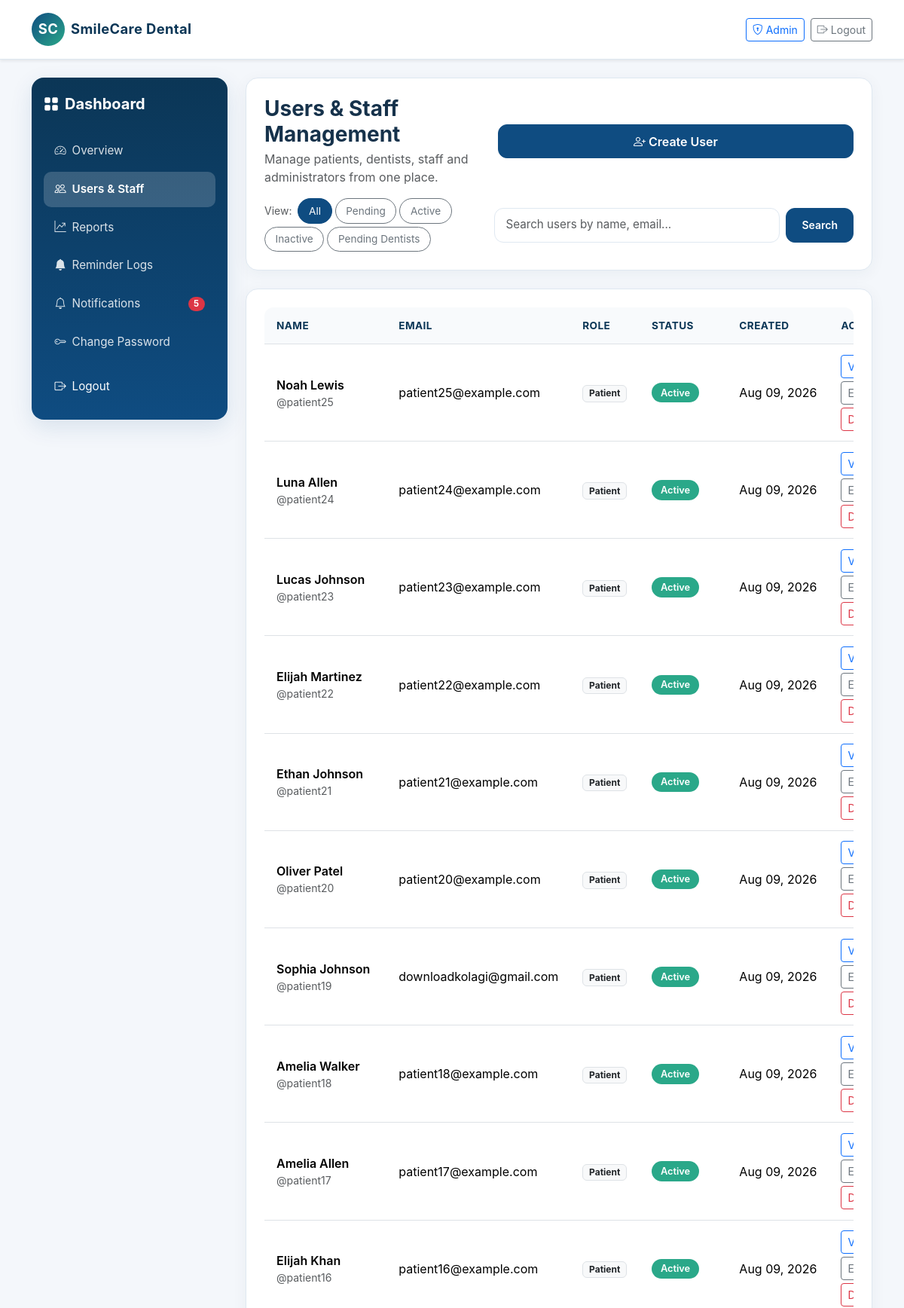
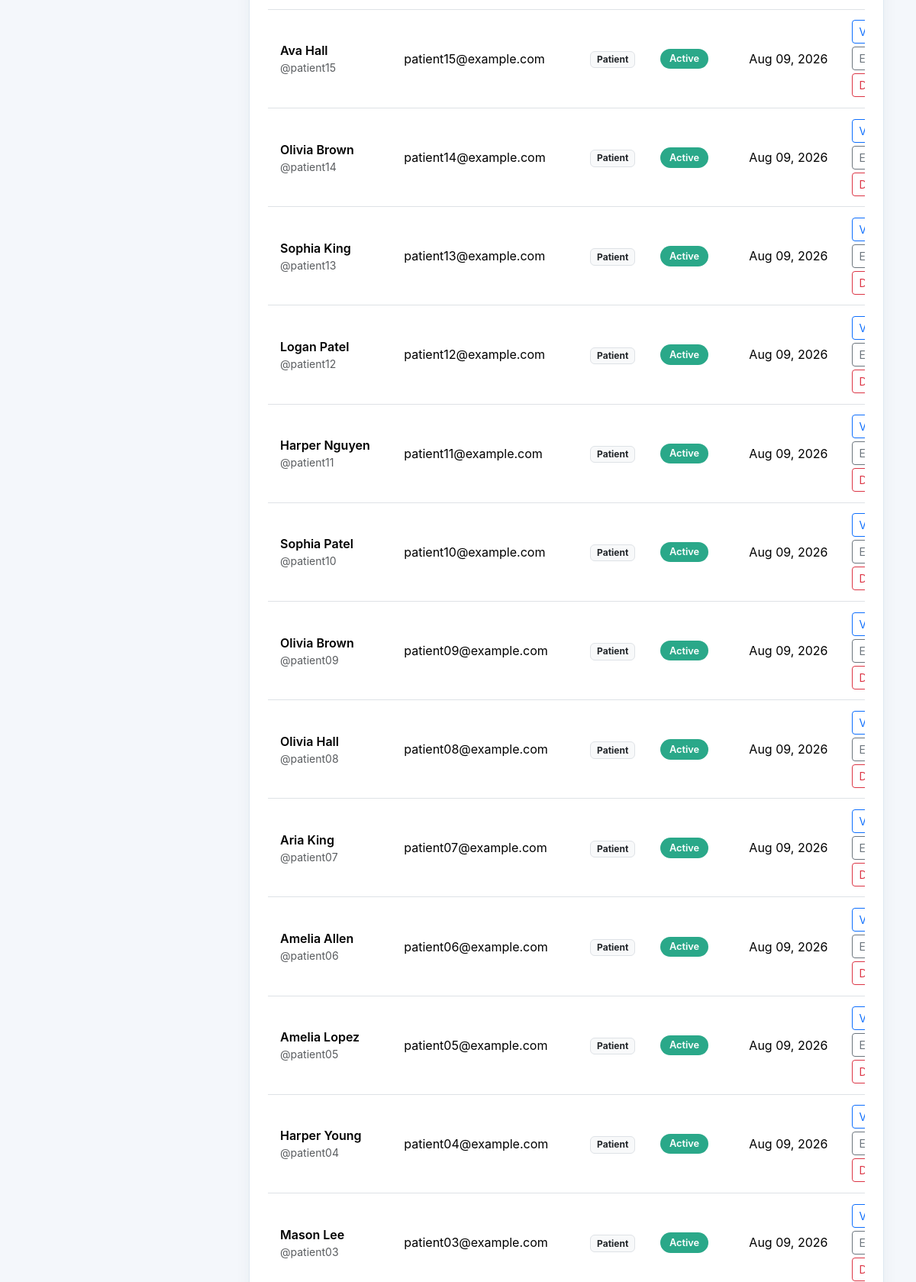
The page /dashboard/admin/users/ (signed in, upper part) on the database its author committed (2 pictures, top to bottom).
### accounts/models.py (models this page shows, shortened)
class User(AbstractUser):
    ROLE_CHOICES = (
        ('patient', 'Patient'),
        ('staff', 'Staff'),
        ('dentist', 'Dentist'),
        ('admin', 'Admin'),
    )
    ACCOUNT_STATUS_CHOICES = (
        ('pending', 'Pending'),
        ('approved', 'Approved'),
        ('rejected', 'Rejected'),
    )
    role = models.CharField(max_length=20, choices=ROLE_CHOICES, default='patient')
    phone = models.CharField(max_length=20, blank=True)
    account_status = models.CharField(max_length=20, choices=ACCOUNT_STATUS_CHOICES, default='approved')
    def is_patient(self):
        return self.role == 'patient'
    def is_staff_role(self):
        return self.role in {'staff', 'admin'}
    def is_dentist(self):
        return self.role == 'dentist'
    def is_admin(self):
        return self.role == 'admin'
    def is_dentist_approved(self):
        return self.is_dentist() and self.is_active and self.account_status == 'approved'
    def status_label(self):
        if not self.is_active:
            return 'Inactive'
        if self.role == 'dentist':
            return self.get_account_status_display()
        return 'Active'

### dashboard/views.py (the view, shortened to what this page needs)
# urls.py: path('dashboard/admin/users/', admin_users, name='admin_users'),
@login_required
def admin_users(request):
    if not request.user.is_admin():
        return render(request, 'dashboard/access_denied.html')
    tab = request.GET.get('tab', 'all')
    q = request.GET.get('q', '').strip()
    queryset = User.objects.all().order_by('-date_joined')
    if tab == 'pending':
        queryset = queryset.filter(is_active=False)
    elif tab == 'active':
        queryset = queryset.filter(is_active=True)
    elif tab == 'inactive':
        queryset = queryset.filter(is_active=False)
    elif tab == 'pending_dentists':
        queryset = queryset.filter(role='dentist', account_status='pending')
    users = list(queryset)
    dentist_profiles = Dentist.objects.filter(user__in=users)
    dentist_map = {dentist.user_id: dentist for dentist in dentist_profiles}
    for user in users:
        user.dentist_profile = dentist_map.get(user.pk)
    context = {'users': users, 'tab': tab, 'q': q}
    return render(request, 'dashboard/admin_users.html', context)

### reminders/templatetags/notifications_tags.py (called while the page is built)
@register.simple_tag(takes_context=True)
def unread_notifications_count(context):
    request = context.get('request')
    if not request or not request.user.is_authenticated:
        return 0
    return Notification.objects.filter(user=request.user, is_read=False).count()

### templates/dashboard/admin_users.html (shortened to what this page needs)
{% extends 'base.html' %}
{% block content %}
<div class="dashboard-shell">
    {% include 'dashboard/_sidebar.html' %}
    <div class="main-panel">
        <div class="card-soft p-3 p-md-4 mb-4">
            <div class="d-flex flex-column flex-md-row justify-content-between align-items-start align-items-md-center gap-3 mb-3">
                <div>
                    <h3 class="fw-bold mb-1">Users & Staff Management</h3>
                    <p class="text-muted mb-0">Manage patients, dentists, staff and administrators from one place.</p>
                </div>
                <a class="btn btn-primary w-100 w-md-auto" href="{% url 'admin_create_user' %}">
                    <i class="bi bi-person-plus me-1"></i>Create User
                </a>
            </div>
            <div class="d-flex flex-column flex-lg-row align-items-start align-items-lg-center justify-content-between gap-3">
                <div class="admin-filter-bar d-flex flex-wrap gap-1 align-items-center">
                    <span class="text-muted small me-1">View:</span>
                    <a class="btn btn-outline-secondary btn-sm {% if tab == 'all' %}active{% endif %}" href="{% url 'admin_users' %}?tab=all{% if q %}&q={{ q }}{% endif %}">All</a>
                    <a class="btn btn-outline-secondary btn-sm {% if tab == 'pending' %}active{% endif %}" href="{% url 'admin_users' %}?tab=pending{% if q %}&q={{ q }}{% endif %}">Pending</a>
                    <a class="btn btn-outline-secondary btn-sm {% if tab == 'active' %}active{% endif %}" href="{% url 'admin_users' %}?tab=active{% if q %}&q={{ q }}{% endif %}">Active</a>
                    <a class="btn btn-outline-secondary btn-sm {% if tab == 'inactive' %}active{% endif %}" href="{% url 'admin_users' %}?tab=inactive{% if q %}&q={{ q }}{% endif %}">Inactive</a>
                    <a class="btn btn-outline-secondary btn-sm {% if tab == 'pending_dentists' %}active{% endif %}" href="{% url 'admin_users' %}?tab=pending_dentists{% if q %}&q={{ q }}{% endif %}">Pending Dentists</a>
                </div>
                <form method="get" class="d-flex w-100 w-lg-auto" style="min-width: 260px;">
                    <input class="form-control form-control-sm" type="search" name="q" placeholder="Search users by name, email..." value="{{ q }}">
                    <button class="btn btn-sm btn-primary ms-2" type="submit">Search</button>
                </form>
            </div>
        </div>
        <div class="card-soft p-3 p-md-4">
            <div class="table-responsive">
                <table class="table align-middle text-nowrap">
                    <thead>
                        <tr>
                            <th>Name</th>
                            <th>Email</th>
                            <th>Role</th>
                            <th>Status</th>
                            <th>Created</th>
                            <th>Actions</th>
                        </tr>
                    </thead>
                    <tbody>
                        {% for user in users %}
                        <tr>
                            <td>
                                <div class="fw-semibold">{{ user.get_full_name|default:user.username }}</div>
                                <div class="text-muted small">@{{ user.username }}</div>
                            </td>
                            <td>{{ user.email }}</td>
                            <td><span class="badge bg-light text-dark border">{{ user.get_role_display }}</span></td>
                            <td><span class="pill pill-success">{{ user.status_label }}</span></td>
                            <td>{{ user.date_joined|date:'M d, Y' }}</td>
                            <td>
                                <div class="d-flex flex-wrap gap-1">
                                    <a class="btn btn-sm btn-outline-primary" href="{% url 'admin_user_detail' user.pk %}">View</a>
                                    <a class="btn btn-sm btn-outline-secondary" href="{% url 'admin_edit_user' user.pk %}">Edit</a>
                                    <a class="btn btn-sm btn-outline-danger" data-swal-confirm href="{% url 'delete_user' user.pk %}" data-title="Delete User" data-text="This will permanently remove the user. Continue?" data-confirm-button-text="Delete">Delete</a>
                                </div>
                            </td>
                        </tr>
                        {% empty %}
                        <tr><td colspan="6"><div class="empty-state py-4">No users found.</div></td></tr>
                        {% endfor %}
                    </tbody>
                </table>
            </div>
        </div>
    </div>
</div>
{% endblock %}

### static/css/style.css (style rules this page uses)
:root { --primary: #0f4c81; --primary-dark: #0b3656; --accent: #2aa889; --warning: #f4a259; --danger: #d94b4b; --text: #16324b; --muted: #69819b; --bg: #f4f7fb; --card: #ffffff; --border: #dfe8f1; }
body { font-family: Inter, -apple-system, BlinkMacSystemFont, "Segoe UI", Roboto, sans-serif; color: var(--text); background: var(--bg); overflow-x: hidden; }
a { text-decoration: none; color: var(--primary); transition: color 0.2s ease; }
h3, .h3 { font-size: clamp(1.25rem, 2.5vw, 1.75rem); }
.dashboard-shell { display: flex; align-items: stretch; min-height: calc(100vh - 100px); gap: 1.5rem; }
.main-panel { flex: 1; min-width: 0; }
.card-soft { border: 1px solid var(--border); border-radius: 1rem; box-shadow: 0 4px 20px rgba(19,52,79,0.05); background: var(--card); transition: transform 0.2s ease, box-shadow 0.2s ease; }
.pill { display: inline-flex; align-items: center; gap: 0.35rem; padding: 0.35rem 0.75rem; border-radius: 999px; font-size: 0.8rem; font-weight: 600; line-height: 1.2; white-space: nowrap; }
.pill-success { background: #2aa889; color: #fff; }
.form-control, .form-select { border-color: var(--border); border-radius: 0.75rem; padding: 0.65rem 0.9rem; font-size: 0.95rem; min-height: 44px; }
.admin-filter-bar .btn { border-radius: 999px; padding: 0.35rem 0.85rem; font-size: 0.85rem; }
.admin-filter-bar .btn.active, .admin-filter-bar .btn:hover { background: var(--primary); color: #fff; border-color: var(--primary); }
.table-responsive { border-radius: 0.75rem; overflow-x: auto; -webkit-overflow-scrolling: touch; }
.table { margin-bottom: 0; }
.table thead th { color: var(--primary-dark); font-weight: 700; background-color: #f8fafc; border-bottom-width: 1px; font-size: 0.85rem; text-transform: uppercase; letter-spacing: 0.03em; padding: 0.85rem 1rem; }
.table td { padding: 0.85rem 1rem; vertical-align: middle; }
.btn-primary { background: var(--primary); border-color: var(--primary); border-radius: 0.75rem; padding: 0.6rem 1.25rem; font-weight: 600; min-height: 44px; display: inline-flex; align-items: center; justify-content: center; }

### rows shown on the page
User: get_full_name "Noah Lewis", username "patient25", email "patient25@example.com", role "Patient", status_label "Active", date_joined "Aug 09, 2026"
User: get_full_name "Luna Allen", username "patient24", email "patient24@example.com", role "Patient", status_label "Active", date_joined "Aug 09, 2026"
User: get_full_name "Lucas Johnson", username "patient23", email "patient23@example.com", role "Patient", status_label "Active", date_joined "Aug 09, 2026"
User: get_full_name "Elijah Martinez", username "patient22", email "patient22@example.com", role "Patient", status_label "Active", date_joined "Aug 09, 2026"
User: get_full_name "Ethan Johnson", username "patient21", email "patient21@example.com", role "Patient", status_label "Active", date_joined "Aug 09, 2026"
User: get_full_name "Oliver Patel", username "patient20", email "patient20@example.com", role "Patient", status_label "Active", date_joined "Aug 09, 2026"
User: get_full_name "Sophia Johnson", username "patient19", email "downloadkolagi@gmail.com", role "Patient", status_label "Active", date_joined "Aug 09, 2026"
User: get_full_name "Amelia Walker", username "patient18", email "patient18@example.com", role "Patient", status_label "Active", date_joined "Aug 09, 2026"
User: get_full_name "Amelia Allen", username "patient17", email "patient17@example.com", role "Patient", status_label "Active", date_joined "Aug 09, 2026"
User: get_full_name "Elijah Khan", username "patient16", email "patient16@example.com", role "Patient", status_label "Active", date_joined "Aug 09, 2026"
User: get_full_name "Ava Hall", username "patient15", email "patient15@example.com", role "Patient", status_label "Active", date_joined "Aug 09, 2026"
User: get_full_name "Olivia Brown", username "patient14", email "patient14@example.com", role "Patient", status_label "Active", date_joined "Aug 09, 2026"
User: get_full_name "Sophia King", username "patient13", email "patient13@example.com", role "Patient", status_label "Active", date_joined "Aug 09, 2026"
User: get_full_name "Logan Patel", username "patient12", email "patient12@example.com", role "Patient", status_label "Active", date_joined "Aug 09, 2026"
User: get_full_name "Harper Nguyen", username "patient11", email "patient11@example.com", role "Patient", status_label "Active", date_joined "Aug 09, 2026"
User: get_full_name "Sophia Patel", username "patient10", email "patient10@example.com", role "Patient", status_label "Active", date_joined "Aug 09, 2026"
User: get_full_name "Olivia Brown", username "patient09", email "patient09@example.com", role "Patient", status_label "Active", date_joined "Aug 09, 2026"
User: get_full_name "Olivia Hall", username "patient08", email "patient08@example.com", role "Patient", status_label "Active", date_joined "Aug 09, 2026"
User: get_full_name "Aria King", username "patient07", email "patient07@example.com", role "Patient", status_label "Active", date_joined "Aug 09, 2026"
User: get_full_name "Amelia Allen", username "patient06", email "patient06@example.com", role "Patient", status_label "Active", date_joined "Aug 09, 2026"
User: get_full_name "Amelia Lopez", username "patient05", email "patient05@example.com", role "Patient", status_label "Active", date_joined "Aug 09, 2026"
User: get_full_name "Harper Young", username "patient04", email "patient04@example.com", role "Patient", status_label "Active", date_joined "Aug 09, 2026"
User: get_full_name "Mason Lee", username "patient03", email "patient03@example.com", role "Patient", status_label "Active", date_joined "Aug 09, 2026"

### other values the page prints
{{ unread_count }} "5"
